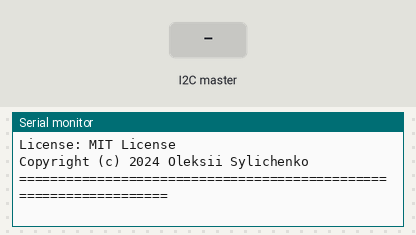
A sketch run on a simulated Arduino Nano, built with avr-gcc and run on an emulated ATmega328P. Shown: the last lines printed to the serial monitor. The test bench sets the inputs (shaded band).

Above: at 1.3 s.
1.4 s: the I2C master sends the byte 1
At 2.2 s:
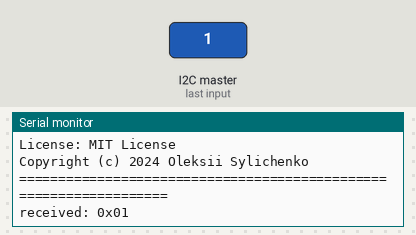
2.9 s: the I2C master sends the byte 90
At 3.4 s:
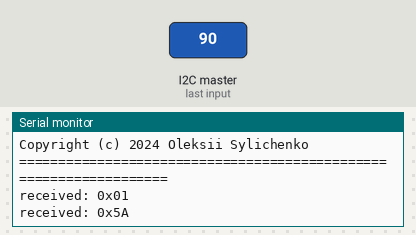
4.4 s: the I2C master sends the byte 200
At 5.7 s:
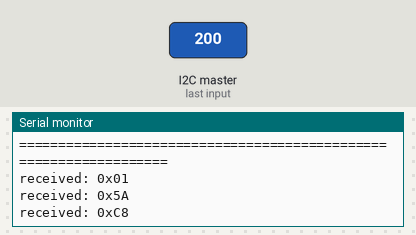

Measured:
- after the input at 1.4 s, the serial monitor: prints a new line at once (image 1)
- after the input at 2.9 s, the serial monitor: prints a new line at once (image 2)
- after the input at 4.4 s, the serial monitor: prints a new line at once (image 3)

The sketch:

commands-receiver.ino
```cpp
// (licence header left out)
#include <Wire.h>

/**
  @brief Standard BQ28Z610 Device I2C Address
  @see 12.1 Standard Data Commands https://www.ti.com/lit/ug/sluua65e/sluua65e.pdf
*/
const byte DEVICE_ADDR = 0x55;

void setup() {
  Wire.begin(DEVICE_ADDR);  // join i2c bus with address
  Wire.onReceive(receiveEvent);  // register on receive event

  Serial.begin(9600);  // start serial for output
  while (!Serial);
  Serial.println("============ START: [JBL XTREAME 2 Commands Receiver] ============");
  Serial.println("License: MIT License");
  Serial.println("Copyright (c) 2024 Oleksii Sylichenko");
  Serial.println("==================================================================");
}

/**
  Print byte value in the format: "0x0A".
*/
void printByteHex(byte val) {
  Serial.print("0x");
  if (val <= 0xF) Serial.print('0');
  Serial.print(val, HEX);
}

/**
  Function that executes whenever data is received from master
  this function is registered as an event, see setup().

  Received commands:
  - 0x06 - 12.1.4 0x06/07 Temperature()
  - 0x08 - 12.1.5 0x08/09 Voltage()
  - 0x2C - 12.1.23 0x2C/2D RelativeStateOfCharge()

  @see https://www.ti.com/lit/ug/sluua65e/sluua65e.pdf
*/
void receiveEvent(int howMany) {
  while (Wire.available()) {
    const byte bt = Wire.read();
    Serial.print("received: ");
    printByteHex(bt);
  }
  Serial.println();
}

void loop() {
}
```
